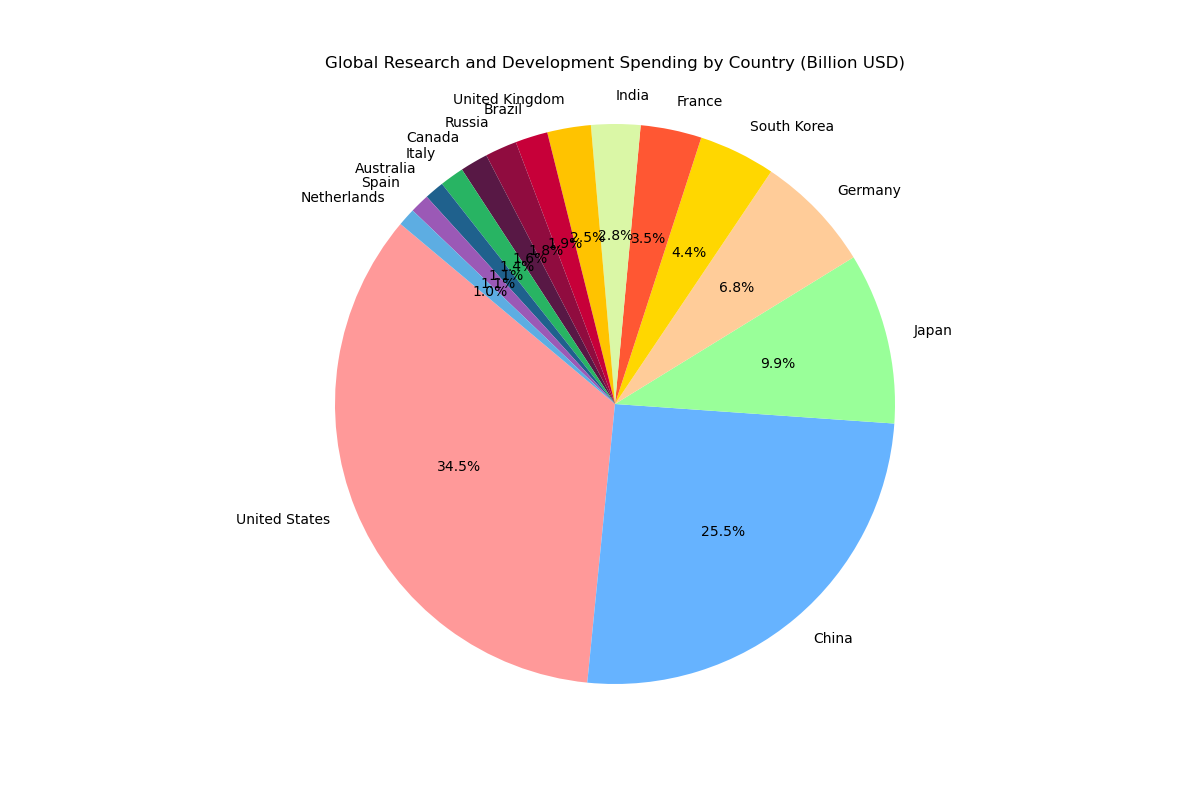

Generate this figure with Python:

import matplotlib.pyplot as plt

# Data
countries = ['United States', 'China', 'Japan', 'Germany', 'South Korea', 
             'France', 'India', 'United Kingdom', 'Brazil', 'Russia', 
             'Canada', 'Italy', 'Australia', 'Spain', 'Netherlands']
research_spending = [611.8, 451.2, 175.2, 120.6, 78.5,
                     62.4, 50.3, 44.6, 33.1, 32.6,
                     28.4, 24.8, 20.1, 19.8, 18.3]

# Colors
colors = ['#FF9999', '#66B3FF', '#99FF99', '#FFCC99', '#FFD700',
          '#FF5733', '#DAF7A6', '#FFC300', '#C70039', '#900C3F',
          '#581845', '#28B463', '#1F618D', '#9B59B6', '#5DADE2']

# Pie chart
fig, ax = plt.subplots(figsize=(12, 8))  # Width, Height of the chart
ax.pie(research_spending, labels=countries, colors=colors, autopct='%1.1f%%', startangle=140)
ax.axis('equal')  # Equal aspect ratio ensures that pie is drawn as a circle.

plt.title('Global Research and Development Spending by Country (Billion USD)', pad=20)
plt.show()
